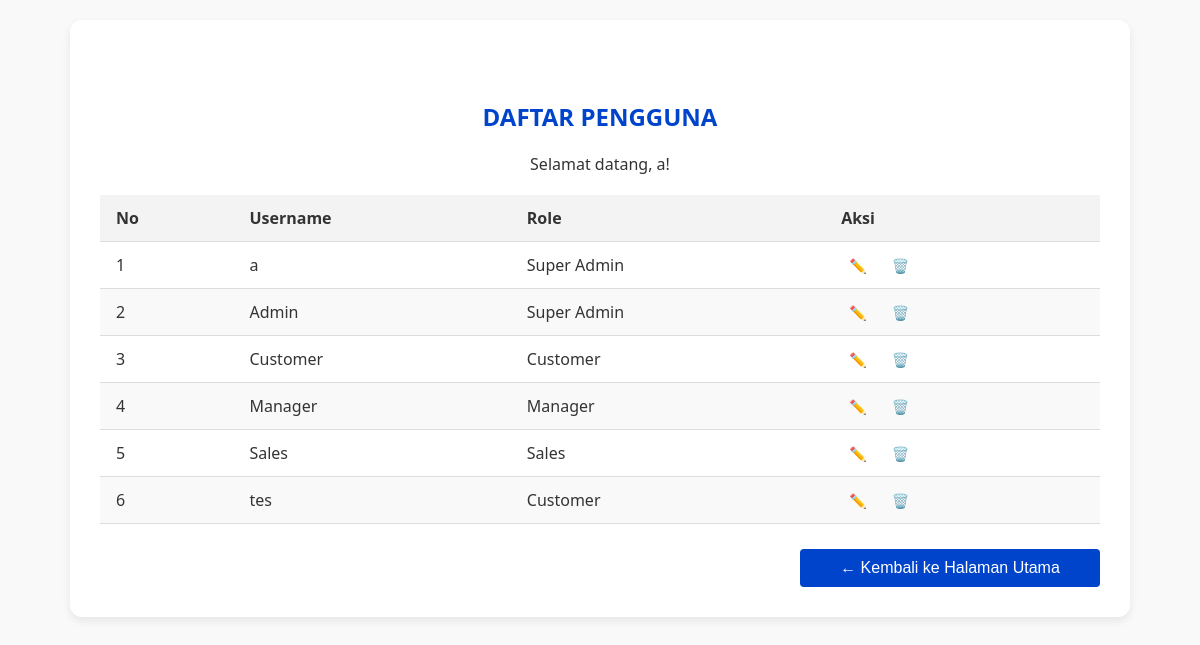
The app's page /SuperAdmin/DataAdmin.php (signed in) with its own data.
### tables this page shows
CREATE TABLE `users` (
  `id` int(11) NOT NULL,
  `email` varchar(255) NOT NULL,
  `username` varchar(255) NOT NULL,
  `password` varchar(255) NOT NULL,
  `role` varchar(255) NOT NULL,
  `foto` varchar(255) NOT NULL
);

### SuperAdmin/DataAdmin.php (the view, shortened to what this page needs)
<?php
include('../DB.php');
$query = "SELECT * FROM users ORDER BY id ASC";
$result = mysqli_query($conn, $query);
?>
<!DOCTYPE html>
<html lang="en">
<head>
    <link rel="stylesheet" href="../Style/style.css">
</head>
<body>
<div class="container">
    <div class="header">
        <h2>DAFTAR PENGGUNA</h2>
        <p>Selamat datang, <?php echo htmlspecialchars($_SESSION['username']); ?>!</p>
    </div>
    <table class="styled-table">
        <thead>
            <tr>
                <th>No</th>
                <th>Username</th>
                <th>Role</th>
                <th>Aksi</th>
            </tr>
        </thead>
        <tbody>
            <?php $no = 1; while ($user = mysqli_fetch_assoc($result)): ?>
                <tr>
                    <td><?php echo $no++; ?></td>
                    <td><?php echo htmlspecialchars($user['username']); ?></td>
                    <td><?php echo htmlspecialchars($user['role']); ?></td>
                    <td>
                        <a href="EditRole.php?id=<?php echo urlencode($user['id']); ?>" class="btn edit">✏️</a>
                        <?php if ($_SESSION['role'] === 'Super Admin'): ?>
                            <a href="#" class="btn delete delete-user" data-id="<?= $user['id']; ?>">🗑️</a>
                        <?php endif; ?>
                    </td>
                </tr>
            <?php endwhile; ?>
        </tbody>
    </table>
    <button onclick="window.location.href='../Index.php'" class="bg-blue-600 hover:bg-blue-700 text-white px-4 py-2 rounded-lg shadow-md transition duration-300" style="width: 300px; margin-top: 25px; margin-left: 700px;">← Kembali ke Halaman Utama</button>
</div>
</body>
</html>

### Style/style.css (style rules this page uses)
body { font-family: Arial, sans-serif; background-color: #f4f7fa; color: #333; margin: 0; padding: 0; }
h2 { color: #0044cc; text-align: center; margin-top: 50px; }
button { width: 100%; padding: 10px; background-color: #0044cc; border: none; border-radius: 4px; color: white; font-size: 16px; cursor: pointer; }
p { text-align: center; margin-top: 20px; }
a { color: #0044cc; text-decoration: none; }

### SuperAdmin/DataAdmin.php (style rules this page uses)
body { font-family: 'Segoe UI', sans-serif; background-color: #f9f9f9; margin: 0; padding: 20px; }
.container { width: 90%; max-width: 1000px; margin: auto; background: #fff; padding: 30px; border-radius: 12px; box-shadow: 0 4px 10px rgba(0, 0, 0, 0.08); }
.header h2 { margin-bottom: 10px; font-size: 24px; text-align: center; }
.styled-table { width: 100%; border-collapse: collapse; margin-top: 20px; }
.styled-table thead { background-color: #f3f3f3; }
.styled-table th, .styled-table td { padding: 12px 16px; text-align: left; border-bottom: 1px solid #ddd; }
.styled-table tbody tr:nth-child(even) { background-color: #f9f9f9; }
.btn { text-decoration: none; padding: 4px 8px; margin-right: 5px; border-radius: 5px; font-size: 14px; }
.btn.edit { color: #ffc107; }
.btn.delete { color: #dc3545; }

### records on screen
users: username "a", role "Super Admin"
users: username "Admin", role "Super Admin"
users: username "Customer", role "Customer"
users: username "Manager", role "Manager"
users: username "Sales", role "Sales"
users: username "tes", role "Customer"

### other values on screen
$_SESSION['username'] "a"
